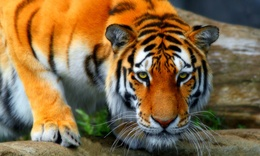
%> input picture tiger.jpg, 260 x 156 px, shrunk from 500 x 300 before the run
$ octave kClustering.m   (GNU Octave 9; MATLAB toolbox functions it lacks are replaced by stand-ins)
%> lines starting %> are read from the running program, lines starting %| are printed output that depends on the picture
clearvars;
img=imread('tiger.jpg');
%> img is the input picture: size 156x260x3 uint8; mean R, G, B 132, 106, 70.1

red = img(:,:,1); % Red channel
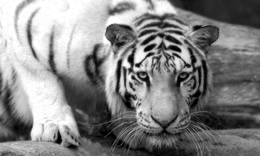
%> red: size 156x260 uint8; min 0, max 255, mean 132
green = img(:,:,2); % Green channel
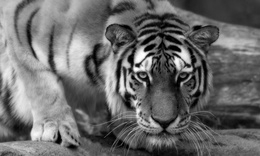
%> green: size 156x260 uint8; min 0, max 255, mean 106
blue = img(:,:,3); % Blue channel
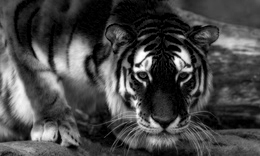
%> blue: size 156x260 uint8; min 0, max 255, mean 70.1
% red=reshape(red,size(red,1)*size(red,2),1);
% green=reshape(green,size(green,1)*size(green,2),1);
% blue=reshape(blue,size(blue,1)*size(blue,2),1);
scatter3(red(:),green(:),blue(:),[],double([red(:),green(:),blue(:)])/255,'.');
xlabel('red') % x-axis label
ylabel('green') % y-axis label
zlabel('blue') %z axis


K=10; % the K factor for K clustering
N=size(img,1)*size(img,2);
%> N = 40560

r=zeros(N,K);  %initialise r matrix of binary indicators
d=reshape(img,N,3); %data matrix. Each data point is a pixel.
d=double(d); %cast from uint8 to double

[idx,Cmeans]=kmeans(d,K); %perform kmeans clustering using matlab builtin function.
%> Cmeans = [91.32 88.52 67.67; 242.8 170 69.72; 162.4 164.4 157.8; 133.3 64.3 11.54; 216 116 19.7; 105.4 115.8 119.2; 210.3 210.7 199.3; 33.62 25.49 11.44; 143.5 124.8 90.12; 50.08 57.74 52.73]


occurences = zeros(K,1);  %to calc population of each cluster
for i = 1:length(idx)
   occurences(idx(i))=occurences(idx(i))+1;
end
%> after the loop, occurences = [5706; 4826; 2716; 3058; 4589; 2723; 2864; 4710; 3251; 6117]


%idx=reshape(idx,300,500); %reshape cluster labels to use in scatter function

colormap jet; % set nice colormap with distinct colors
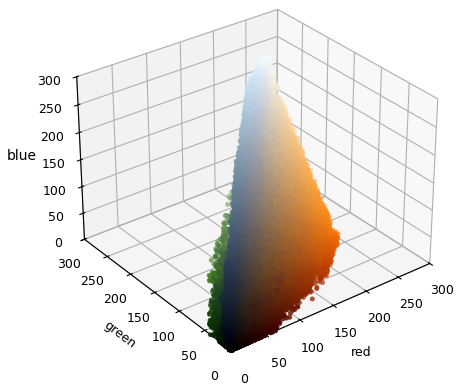
%> figure redrawn from the program's plot data
scatter3(red(:),green(:),blue(:),[],idx(:),'.') %scatter all points in 3d, color them according to their cluster. Uses the current colormap
hold on;
scatter3(Cmeans(:,1),Cmeans(:,2),Cmeans(:,3),[],'black','X'); %cluster means
%> (this line was passed over: scatter3 is not available in this run)
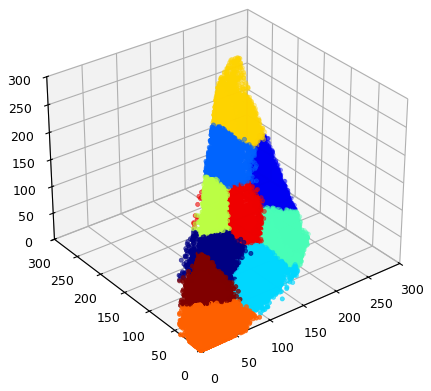
%> figure redrawn from the program's plot data


means=ceil(rand(K,3)*255); %the k-means points initialisations. We choose them randomly.
squaredNorms=zeros(K,1);  %initialise a vector of squared norm values to zeros

%Step 1

for n=1:N                %for all datapoints
    for i=1:K           %for all clusters
        squaredNorms(i)=norm(d(n)-means(i))^2;    %calc distances from all datapoints to cluster's mean

    end
    [minimum,index]=min(squaredNorms);
    r(n,index)=1;

end
%> this loop made 40560 passes
%> (minimum, index) on passes 1 to 3: (16, 7), (4, 7), (1, 7)
%> after the loop, squaredNorms = [841; 784; 8649; 3364; 1296; 17424; 22801; 11449; 17161; 400]
% r now holds 1 hot notation of which pixel goes to which cluster

%Step 2

for i=1:K

    numerator=0;
    denominator=0;
    for n=1:N
        numerator=numerator+r(n,i)*d(n);
        denominator=denominator+r(n,i);
    end
    means(i)=numerator/denominator;

end
%> after the loop, means = [122.6 187 221; 72.05 230 67; 188.1 175 206; 159.4 121 140; 39.45 26 4; 236.7 111 184; 250.5 156 102; 210.1 233 211; 225.5 247 171; 90.94 122 1]

%calc J
J=0;
for n=1:N
    for i=1:K
        J=J+r(n,i)*norm(d(n)-means(i))^2;  % summation for J
    end
end
%> after the loop, J = 4620077.1
